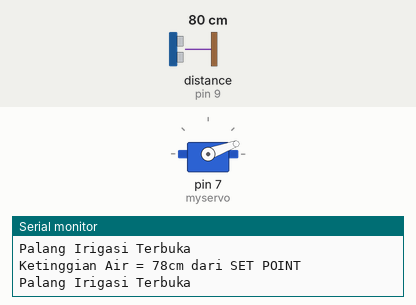
A sketch run on a simulated Arduino Uno, built with avr-gcc and run on an emulated ATmega328P. Shown: servo, the last lines printed to the serial monitor. Wiring (inferred from the names in the program): ultrasonic range finder: trigger pin 8; echo pin 9. Inputs (shaded band) come from the test bench; at power-on: distance to the obstacle (sensor on pin 9) 80 cm. The echo pulse lasts 58.3 µs per cm.

Above: at 2.8 s.
2.9 s: distance to the obstacle (sensor on pin 9) set to 23 cm
5.6 s: distance to the obstacle (sensor on pin 9) set to 19 cm
At 6.5 s:
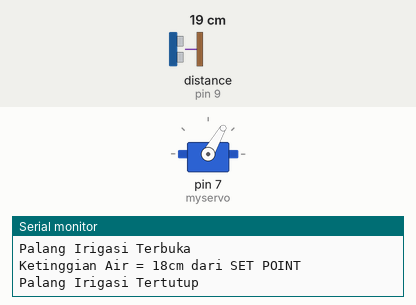
8.3 s: distance to the obstacle (sensor on pin 9) set to 35 cm
At 11.1 s:
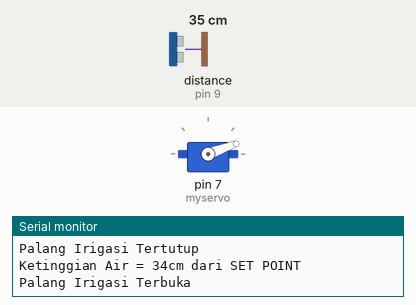
11.5 s: distance to the obstacle (sensor on pin 9) set to 2 cm
At 12.7 s:
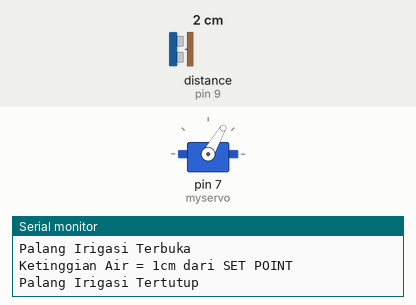
Timing chart, 0 to 14.5 s (numbered marks = the images above; inputs shaded):
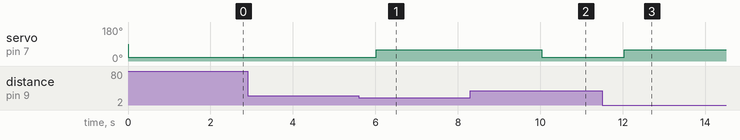

The sketch:

ricefield-waterlevel-uno-tx.ino
```cpp
//pengirim(arduino uno)
#include <SoftwareSerial.h>
#include <Servo.h>

SoftwareSerial mySerial(10, 11); // RX, TX

Servo myservo;

const int trigPin = 8;
const int echoPin = 9;

long duration;
int distance;

void setup() {
  myservo.attach(7);
  Serial.begin(9600);
  mySerial.begin(9600);

  pinMode(trigPin, OUTPUT);
  pinMode(echoPin, INPUT);
}

void loop() {
  scan();
  mySerial.write(distance);
  Serial.print("Ketinggian Air = ");
  Serial.print(distance);
  Serial.println("cm dari SET POINT");
  if (distance < 20) {
    Serial.println("Palang Irigasi Tertutup");
    myservo.write(60);
  }
  else {
    Serial.println("Palang Irigasi Terbuka");
    myservo.write(20);
  }
  delay (2000);
  Serial.println();
}

void scan() {
  digitalWrite(trigPin, LOW);
  delayMicroseconds(2);
  digitalWrite(trigPin, HIGH);
  delayMicroseconds(10);
  digitalWrite(trigPin, LOW);
  duration = pulseIn(echoPin, HIGH);
  distance = duration * 0.034 / 2;
}
```

Measured:
- the behaviour switches between 21 and 20 cm on distance to the obstacle (sensor on pin 9) (found by bisection; images 0 and 1)
- after the input at 5.6 s, servo on pin 7 (myservo): 20° → 60° after 0.42 s
- after the input at 8.3 s, servo on pin 7 (myservo): 60° → 20° after 1.7 s
- after the input at 11.5 s, servo on pin 7 (myservo): 20° → 60° after 0.53 s
